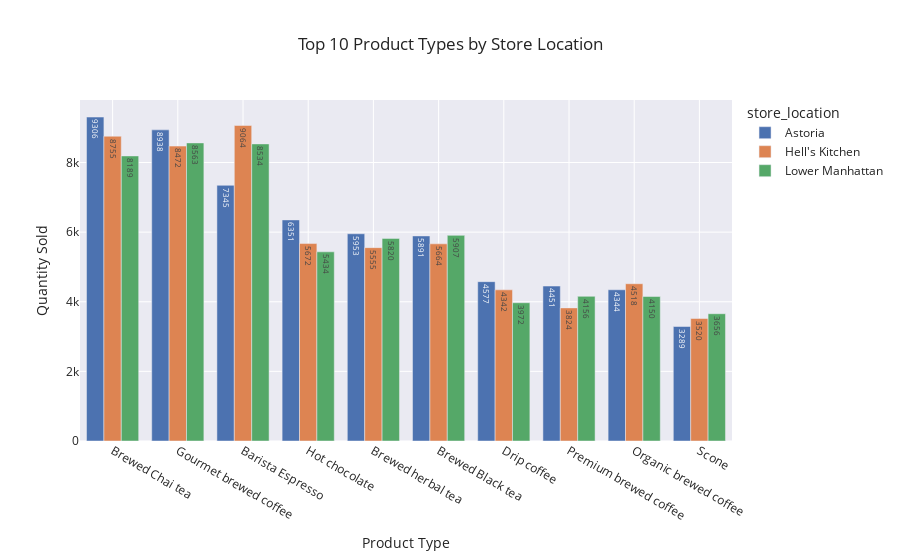

The notebook cell saved with this chart:
### Code cell
# Creating a bar plot for the top 10 product types by location.
fig_product_types = px.bar(product_type_summary,
             x='product_type', 
             y='transaction_qty',
             color='store_location',
             barmode='group',
             title='Top 10 Product Types by Store Location',
             labels={'transaction_qty': 'Quantity Sold', 'product_type': 'Product Type'},
             text='transaction_qty')


fig_product_types.show()

### Figure 1 — Plotly figure (JSON) as saved in the notebook; plotly's stock layout.template omitted (floating-point values rounded to 4 significant figures)
{"data": [{"alignmentgroup": "True", "hovertemplate": "store_location=Astoria<br>Product Type=%{x}<br>Quantity Sold=%{text}<extra></extra>", "legendgroup": "Astoria", "marker": {"color": "rgb(76,114,176)", "pattern": {"shape": ""}}, "name": "Astoria", "offsetgroup": "Astoria", "orientation": "v", "showlegend": true, "text": [9306, 8938, 7345, 6351, 5953, 5891, 4577, 4451, 4344, 3289], "textposition": "auto", "type": "bar", "x": ["Brewed Chai tea", "Gourmet brewed coffee", "Barista Espresso", "Hot chocolate", "Brewed herbal tea", "Brewed Black tea", "Drip coffee", "Premium brewed coffee", "Organic brewed coffee", "Scone"], "xaxis": "x", "y": [9306, 8938, 7345, 6351, 5953, 5891, 4577, 4451, 4344, 3289], "yaxis": "y"}, {"alignmentgroup": "True", "hovertemplate": "store_location=Hell's Kitchen<br>Product Type=%{x}<br>Quantity Sold=%{text}<extra></extra>", "legendgroup": "Hell's Kitchen", "marker": {"color": "rgb(221,132,82)", "pattern": {"shape": ""}}, "name": "Hell's Kitchen", "offsetgroup": "Hell's Kitchen", "orientation": "v", "showlegend": true, "text": [9064, 8755, 8472, 5672, 5664, 5555, 4518, 4342, 3824, 3520], "textposition": "auto", "type": "bar", "x": ["Barista Espresso", "Brewed Chai tea", "Gourmet brewed coffee", "Hot chocolate", "Brewed Black tea", "Brewed herbal tea", "Organic brewed coffee", "Drip coffee", "Premium brewed coffee", "Scone"], "xaxis": "x", "y": [9064, 8755, 8472, 5672, 5664, 5555, 4518, 4342, 3824, 3520], "yaxis": "y"}, {"alignmentgroup": "True", "hovertemplate": "store_location=Lower Manhattan<br>Product Type=%{x}<br>Quantity Sold=%{text}<extra></extra>", "legendgroup": "Lower Manhattan", "marker": {"color": "rgb(85,168,104)", "pattern": {"shape": ""}}, "name": "Lower Manhattan", "offsetgroup": "Lower Manhattan", "orientation": "v", "showlegend": true, "text": [8563, 8534, 8189, 5907, 5820, 5434, 4156, 4150, 3972, 3656], "textposition": "auto", "type": "bar", "x": ["Gourmet brewed coffee", "Barista Espresso", "Brewed Chai tea", "Brewed Black tea", "Brewed herbal tea", "Hot chocolate", "Premium brewed coffee", "Organic brewed coffee", "Drip coffee", "Scone"], "xaxis": "x", "y": [8563, 8534, 8189, 5907, 5820, 5434, 4156, 4150, 3972, 3656], "yaxis": "y"}], "layout": {"barmode": "group", "legend": {"title": {"text": "store_location"}, "tracegroupgap": 0}, "title": {"text": "Top 10 Product Types by Store Location"}, "xaxis": {"anchor": "y", "domain": [0, 1], "title": {"text": "Product Type"}}, "yaxis": {"anchor": "x", "domain": [0, 1], "title": {"text": "Quantity Sold"}}}}
